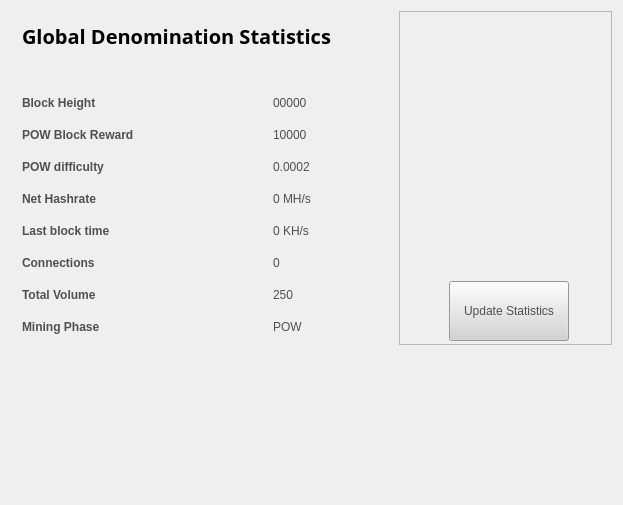
<?xml version="1.0" encoding="UTF-8"?>
<ui version="4.0">
 <class>StatisticsPage</class>
 <widget class="QWidget" name="StatisticsPage">
  <property name="windowModality">
   <enum>Qt::NonModal</enum>
  </property>
  <property name="geometry">
   <rect>
    <x>0</x>
    <y>0</y>
    <width>623</width>
    <height>505</height>
   </rect>
  </property>
  <property name="windowTitle">
   <string>Digging</string>
  </property>
  <property name="styleSheet">
   <string notr="true">color:#505050;
font-family:'Open Sans,sans-serif';</string>
  </property>
  <layout class="QGridLayout" name="gridLayout">
   <property name="sizeConstraint">
    <enum>QLayout::SetMaximumSize</enum>
   </property>
   <item row="0" column="1">
    <widget class="QFrame" name="frame">
     <property name="minimumSize">
      <size>
       <width>213</width>
       <height>0</height>
      </size>
     </property>
     <property name="frameShape">
      <enum>QFrame::StyledPanel</enum>
     </property>
     <property name="frameShadow">
      <enum>QFrame::Raised</enum>
     </property>
     <widget class="QPushButton" name="startButton">
      <property name="geometry">
       <rect>
        <x>50</x>
        <y>270</y>
        <width>120</width>
        <height>60</height>
       </rect>
      </property>
      <property name="sizePolicy">
       <sizepolicy hsizetype="Fixed" vsizetype="Fixed">
        <horstretch>0</horstretch>
        <verstretch>0</verstretch>
       </sizepolicy>
      </property>
      <property name="minimumSize">
       <size>
        <width>120</width>
        <height>60</height>
       </size>
      </property>
      <property name="styleSheet">
       <string notr="true">background:lightgrey;</string>
      </property>
      <property name="text">
       <string>Update Statistics</string>
      </property>
     </widget>
     <widget class="QLabel" name="label">
      <property name="geometry">
       <rect>
        <x>10</x>
        <y>70</y>
        <width>191</width>
        <height>191</height>
       </rect>
      </property>
      <property name="text">
       <string>&lt;!DOCTYPE HTML PUBLIC &quot;-//W3C//DTD HTML 4.0//EN&quot; &quot;http://www.w3.org/TR/REC-html40/strict.dtd&quot;&gt;
&lt;html&gt;&lt;head&gt;&lt;meta name=&quot;qrichtext&quot; content=&quot;1&quot; /&gt;&lt;style type=&quot;text/css&quot;&gt;
p, li { white-space: pre-wrap; }
&lt;/style&gt;&lt;/head&gt;&lt;body style=&quot; font-family:'Open Sans,sans-serif'; font-size:8pt; font-weight:400; font-style:normal;&quot;&gt;
&lt;p align=&quot;center&quot; style=&quot; margin-top:0px; margin-bottom:0px; margin-left:0px; margin-right:0px; -qt-block-indent:0; text-indent:0px;&quot;&gt;&lt;img src=&quot;:/icons/bitcoin_testnet&quot; /&gt;&lt;/p&gt;&lt;/body&gt;&lt;/html&gt;</string>
      </property>
     </widget>
    </widget>
   </item>
   <item row="1" column="0">
    <spacer name="verticalSpacer">
     <property name="orientation">
      <enum>Qt::Vertical</enum>
     </property>
     <property name="sizeHint" stdset="0">
      <size>
       <width>20</width>
       <height>40</height>
      </size>
     </property>
    </spacer>
   </item>
   <item row="0" column="0">
    <widget class="QFrame" name="gridFrame_2">
     <layout class="QGridLayout" name="gridLayout_4">
      <item row="1" column="0">
       <layout class="QHBoxLayout" name="horizontalLayout_4">
        <property name="spacing">
         <number>7</number>
        </property>
        <item>
         <widget class="QLabel" name="label_5">
          <property name="font">
           <font>
            <family>Open Sans,sans-serif</family>
           </font>
          </property>
          <property name="text">
           <string>&lt;html&gt;&lt;head/&gt;&lt;body&gt;&lt;p&gt;&lt;span style=&quot; font-size:20px; font-weight:600; color:#000000;&quot;&gt;Global Denomination Statistics&lt;/span&gt;&lt;/p&gt;&lt;/body&gt;&lt;/html&gt;</string>
          </property>
         </widget>
        </item>
        <item>
         <spacer name="horizontalSpacer_2">
          <property name="orientation">
           <enum>Qt::Horizontal</enum>
          </property>
          <property name="sizeHint" stdset="0">
           <size>
            <width>40</width>
            <height>20</height>
           </size>
          </property>
         </spacer>
        </item>
       </layout>
      </item>
      <item row="2" column="0">
       <spacer name="verticalSpacer_2">
        <property name="orientation">
         <enum>Qt::Vertical</enum>
        </property>
        <property name="sizeHint" stdset="0">
         <size>
          <width>20</width>
          <height>40</height>
         </size>
        </property>
       </spacer>
      </item>
      <item row="3" column="0">
       <layout class="QFormLayout" name="formLayout_2">
        <property name="fieldGrowthPolicy">
         <enum>QFormLayout::FieldsStayAtSizeHint</enum>
        </property>
        <property name="horizontalSpacing">
         <number>139</number>
        </property>
        <property name="verticalSpacing">
         <number>18</number>
        </property>
        <property name="rightMargin">
         <number>0</number>
        </property>
        <item row="1" column="0">
         <widget class="QLabel" name="label_14">
          <property name="text">
           <string>&lt;html&gt;&lt;head/&gt;&lt;body&gt;&lt;p&gt;&lt;span style=&quot; font-weight:600;&quot;&gt;Block Height&lt;/span&gt;&lt;/p&gt;&lt;/body&gt;&lt;/html&gt;</string>
          </property>
         </widget>
        </item>
        <item row="1" column="1">
         <widget class="QLabel" name="heightBox">
          <property name="text">
           <string>00000</string>
          </property>
         </widget>
        </item>
        <item row="2" column="0">
         <widget class="QLabel" name="label_12">
          <property name="text">
           <string>&lt;html&gt;&lt;head/&gt;&lt;body&gt;&lt;p&gt;&lt;span style=&quot; font-weight:600;&quot;&gt;POW Block Reward&lt;/span&gt;&lt;/p&gt;&lt;/body&gt;&lt;/html&gt;</string>
          </property>
         </widget>
        </item>
        <item row="2" column="1">
         <widget class="QLabel" name="rewardBox">
          <property name="text">
           <string>10000</string>
          </property>
         </widget>
        </item>
        <item row="3" column="0">
         <widget class="QLabel" name="label_13">
          <property name="text">
           <string>&lt;html&gt;&lt;head/&gt;&lt;body&gt;&lt;p&gt;&lt;span style=&quot; font-weight:600;&quot;&gt;POW difficulty&lt;/span&gt;&lt;/p&gt;&lt;/body&gt;&lt;/html&gt;</string>
          </property>
         </widget>
        </item>
        <item row="3" column="1">
         <widget class="QLabel" name="diffBox">
          <property name="text">
           <string>0.0002</string>
          </property>
         </widget>
        </item>
        <item row="4" column="0">
         <widget class="QLabel" name="label_16">
          <property name="text">
           <string>&lt;html&gt;&lt;head/&gt;&lt;body&gt;&lt;p&gt;&lt;span style=&quot; font-weight:600;&quot;&gt;Net Hashrate&lt;/span&gt;&lt;/p&gt;&lt;/body&gt;&lt;/html&gt;</string>
          </property>
         </widget>
        </item>
        <item row="4" column="1">
         <widget class="QLabel" name="pawrateBox">
          <property name="text">
           <string>0 MH/s</string>
          </property>
         </widget>
        </item>
        <item row="5" column="0">
         <widget class="QLabel" name="label3_2">
          <property name="sizePolicy">
           <sizepolicy hsizetype="Preferred" vsizetype="Maximum">
            <horstretch>0</horstretch>
            <verstretch>0</verstretch>
           </sizepolicy>
          </property>
          <property name="text">
           <string>&lt;html&gt;&lt;head/&gt;&lt;body&gt;&lt;p&gt;&lt;span style=&quot; font-weight:600;&quot;&gt;Last block time&lt;/span&gt;&lt;/p&gt;&lt;/body&gt;&lt;/html&gt;</string>
          </property>
         </widget>
        </item>
        <item row="5" column="1">
         <widget class="QLabel" name="localBox">
          <property name="text">
           <string>0 KH/s</string>
          </property>
         </widget>
        </item>
        <item row="6" column="0">
         <widget class="QLabel" name="label1_2">
          <property name="text">
           <string>&lt;html&gt;&lt;head/&gt;&lt;body&gt;&lt;p&gt;&lt;span style=&quot; font-weight:600;&quot;&gt;Connections&lt;/span&gt;&lt;/p&gt;&lt;/body&gt;&lt;/html&gt;</string>
          </property>
         </widget>
        </item>
        <item row="6" column="1">
         <widget class="QLabel" name="connectionBox">
          <property name="text">
           <string>0</string>
          </property>
         </widget>
        </item>
        <item row="7" column="0">
         <widget class="QLabel" name="label_8">
          <property name="text">
           <string>&lt;html&gt;&lt;head/&gt;&lt;body&gt;&lt;p&gt;&lt;span style=&quot; font-weight:600;&quot;&gt;Total Volume&lt;/span&gt;&lt;/p&gt;&lt;/body&gt;&lt;/html&gt;</string>
          </property>
         </widget>
        </item>
        <item row="7" column="1">
         <widget class="QLabel" name="volumeBox">
          <property name="text">
           <string>250</string>
          </property>
         </widget>
        </item>
        <item row="8" column="0">
         <widget class="QLabel" name="label_15">
          <property name="text">
           <string>&lt;html&gt;&lt;head/&gt;&lt;body&gt;&lt;p&gt;&lt;span style=&quot; font-weight:600;&quot;&gt;Mining Phase&lt;/span&gt;&lt;/p&gt;&lt;/body&gt;&lt;/html&gt;</string>
          </property>
         </widget>
        </item>
        <item row="8" column="1">
         <widget class="QLabel" name="cBox">
          <property name="text">
           <string>POW</string>
          </property>
         </widget>
        </item>
       </layout>
      </item>
     </layout>
    </widget>
   </item>
  </layout>
 </widget>
 <layoutdefault spacing="6" margin="11"/>
 <resources/>
 <connections/>
</ui>
